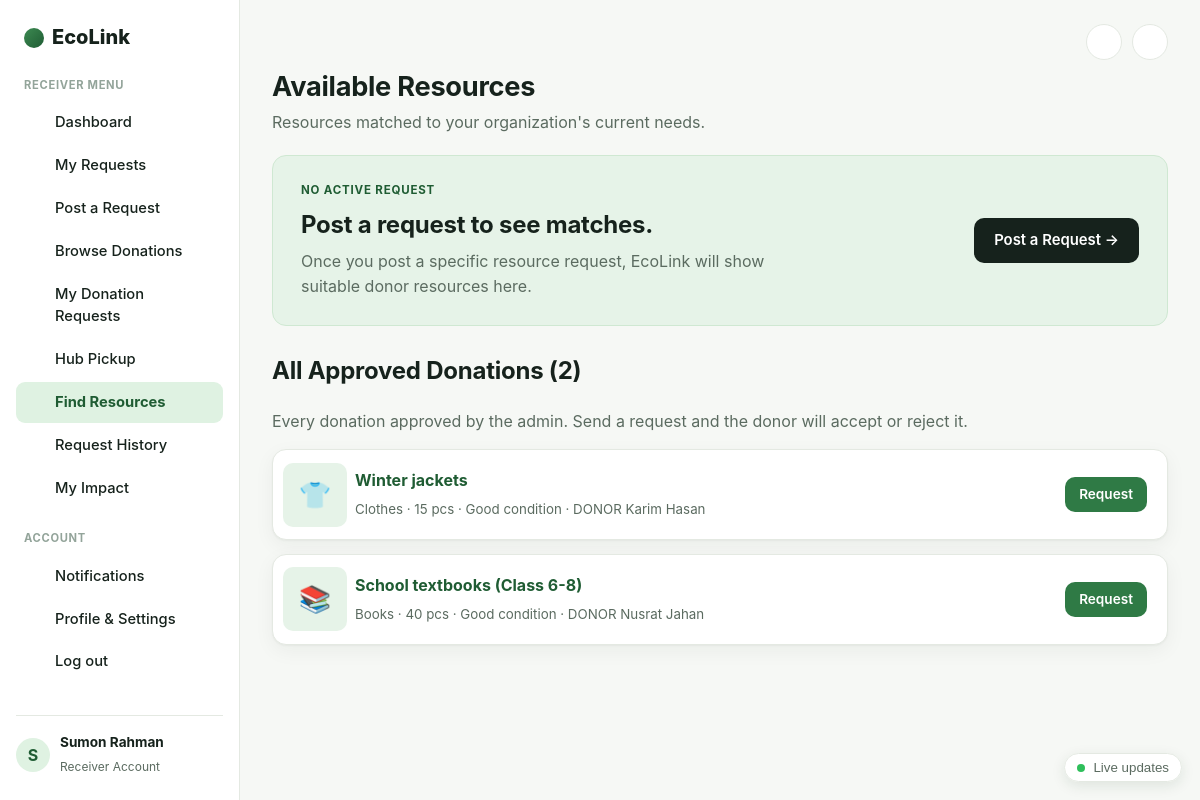
The page /receiver/find_resources.php (signed in) on the database its author committed.
### tables this page shows
CREATE TABLE IF NOT EXISTS donations (
    donation_id         INT AUTO_INCREMENT PRIMARY KEY,
    donor_id            INT NOT NULL,
    category_id         INT NOT NULL,
    title               VARCHAR(200) NOT NULL,
    description         TEXT NULL,
    quantity            INT NOT NULL DEFAULT 1,
    unit                VARCHAR(30) NOT NULL DEFAULT 'pcs',
    condition_grade     ENUM('new','like_new','good','fair') NOT NULL DEFAULT 'good',
    pickup_address      VARCHAR(255) NOT NULL,
    latitude            DOUBLE NULL,
    longitude           DOUBLE NULL,
    expiry_datetime     DATETIME NULL,
    image_path          VARCHAR(255) NULL,
    status              ENUM('pending_approval','available','matched','accepted','pickup','delivered','completed','cancelled','rejected')
                        NOT NULL DEFAULT 'pending_approval',
    matched_receiver_id INT NULL,
    matched_score       DECIMAL(6,2) NULL,
    approved_by         INT NULL,
    approved_at         DATETIME NULL,
    rejection_reason    VARCHAR(255) NULL,
    created_at          TIMESTAMP NOT NULL DEFAULT CURRENT_TIMESTAMP,
    updated_at          TIMESTAMP NOT NULL DEFAULT CURRENT_TIMESTAMP ON UPDATE CURRENT_TIMESTAMP,
    INDEX idx_don_status (status),
    INDEX idx_don_donor (donor_id),
    INDEX idx_don_receiver (matched_receiver_id),
    INDEX idx_don_cat (category_id),
    CONSTRAINT fk_don_donor FOREIGN KEY (donor_id) REFERENCES users(user_id) ON DELETE CASCADE,
    CONSTRAINT fk_don_cat   FOREIGN KEY (category_id) REFERENCES resource_categories(category_id)
);

CREATE TABLE IF NOT EXISTS resource_categories (
    category_id     INT AUTO_INCREMENT PRIMARY KEY,
    name            VARCHAR(60) NOT NULL,
    weight_urgency  DECIMAL(4,2) NOT NULL DEFAULT 0.25,
    weight_distance DECIMAL(4,2) NOT NULL DEFAULT 0.25,
    weight_demand   DECIMAL(4,2) NOT NULL DEFAULT 0.30,
    weight_capacity DECIMAL(4,2) NOT NULL DEFAULT 0.20,
    UNIQUE KEY uq_cat_name (name)
);

CREATE TABLE IF NOT EXISTS users (
    user_id             INT AUTO_INCREMENT PRIMARY KEY,
    full_name           VARCHAR(120) NOT NULL,
    email               VARCHAR(190) NOT NULL,
    phone               VARCHAR(40)  NOT NULL DEFAULT '',
    password_hash       VARCHAR(255) NOT NULL,
    role                ENUM('donor','receiver','admin','hub') NOT NULL,
    organization_name   VARCHAR(160) NULL,
    address             VARCHAR(255) NULL,
    pickup_area         VARCHAR(160) NULL,
    latitude            DOUBLE NULL,
    longitude           DOUBLE NULL,
    capacity_score      TINYINT NOT NULL DEFAULT 5,               
    is_verified         TINYINT(1) NOT NULL DEFAULT 0,
    verification_status ENUM('pending','verified','rejected') NOT NULL DEFAULT 'pending',
    email_verified      TINYINT(1) NOT NULL DEFAULT 0,
    status              ENUM('active','suspended') NOT NULL DEFAULT 'active',
    preferred_categories VARCHAR(255) NULL,                       
    typical_quantity    INT NULL,
    preferred_condition ENUM('any','new','like_new','good','fair') NOT NULL DEFAULT 'any',
    recurring_needs     VARCHAR(255) NULL,
    need_description    TEXT NULL,
    notify_matching     TINYINT(1) NOT NULL DEFAULT 1,
    notify_lifecycle    TINYINT(1) NOT NULL DEFAULT 1,
    notify_reminders    TINYINT(1) NOT NULL DEFAULT 1,
    created_at          TIMESTAMP NOT NULL DEFAULT CURRENT_TIMESTAMP,
    UNIQUE KEY uq_users_email (email),
    INDEX idx_users_role (role, status)
);

### config/app.php (called while the page is built, shortened)
<?php
function e(string $str): string {
    return htmlspecialchars($str, ENT_QUOTES, 'UTF-8');
}

### receiver/find_resources.php (the view, shortened to what this page needs)
<?php
require_once __DIR__ . '/../config/app.php';
require_once __DIR__ . '/../includes/media.php';
$db = getDB();
$uid = currentUserId();
$activeRequest = null;
$allAvailable = $db->prepare(
    "SELECT d.*, c.name AS category_name, u.full_name AS donor_name,
            (SELECT status FROM donation_requests dr WHERE dr.donation_id = d.donation_id AND dr.receiver_id = ?) AS my_request_status
     FROM donations d
     JOIN resource_categories c ON c.category_id = d.category_id
     JOIN users u ON u.user_id = d.donor_id
     WHERE d.status = 'available' ORDER BY d.created_at DESC"
);
$allAvailable->execute([$uid]);
$allAvailable = $allAvailable->fetchAll();
$categoryIcons = ['Food' => '🍲', 'Clothes' => '👕', 'Books' => '📚', 'Electronics' => '💻', 'Furniture' => '🛋️'];
require_once __DIR__ . '/../includes/header.php';
?>
<h1>Available Resources</h1>
<p>Resources matched to your organization's current needs.</p>
<?php if (!$activeRequest): ?>
    <div class="profile-banner">
        <div>
            <div class="eyebrow">No Active Request</div>
            <h2>Post a request to see matches.</h2>
            <p>Once you post a specific resource request, EcoLink will show suitable donor resources here.</p>
        </div>
        <a class="btn-primary" href="<?= BASE_URL ?>/receiver/post_request.php">Post a Request →</a>
    </div>
<?php endif; ?>
<h2>All Approved Donations (<?= count($allAvailable) ?>)</h2>
<p style="color:var(--ink-soft);">Every donation approved by the admin. Send a request and the donor will accept or reject it.</p>
<?php foreach ($allAvailable as $d): ?>
    <div class="resource-row">
        <div class="icon" style="background:none;"><?= donationThumb($d, $categoryIcons[$d['category_name']] ?? '📦', 64) ?></div>
        <div class="info">
            <h4><a href="<?= donationUrl((int)$d['donation_id']) ?>"><?= e($d['title']) ?></a></h4>
            <small><?= e($d['category_name']) ?> · <?= (int)$d['quantity'] ?> <?= e($d['unit']) ?> · <?= e(ucfirst(str_replace('_',' ',$d['condition_grade']))) ?> condition · DONOR <?= e($d['donor_name']) ?></small>
        </div>
        <?php if ($d['my_request_status'] === 'pending'): ?>
            <span class="badge badge-pending">Request sent</span>
        <?php elseif ($d['my_request_status'] === 'accepted'): ?>
            <span class="badge badge-accepted">Accepted</span>
        <?php else: ?>
            <a class="btn-accent btn-small" href="<?= BASE_URL ?>/receiver/browse_donations.php">Request</a>
        <?php endif; ?>
    </div>
<?php endforeach; ?>
<?php require_once __DIR__ . '/../includes/footer.php'; ?>

### includes/media.php (shortened to what this page needs)
<?php
function donationUrl(int $donationId): string
{
    return BASE_URL . '/donation_view.php?id=' . $donationId;
}
function donationThumb(array $d, string $icon = '📦', int $size = 84): string
{
    $url = donationUrl((int)$d['donation_id']);
    $style = "width:{$size}px;height:{$size}px;border-radius:10px;object-fit:cover;display:flex;align-items:center;justify-content:center;background:var(--mint);font-size:" . (int)($size / 2.4) . "px;flex-shrink:0;";
    return '<a href="' . $url . '" title="Tap to see details" style="' . $style . 'text-decoration:none;">' . $icon . '</a>';
}

### assets/css/style.css (style rules this page uses)
:root { --ink: #16221c; --ink-soft: #5b6b60; --line: #e4e9e2; --bg: #f6f8f5; --card: #ffffff; --mint: #e6f3e8; --mint-line: #cfe8d2; --forest: #14361f; --forest-2: #1f5c33; --green: #2f7a45; --green-light: #dff2e2; --amber-bg: #fdf1d8; --amber-text: #92650b; --blue-bg: #e2edfb; --blue-text: #1f5aa8; --purple-bg: #f0e6fb; --purple-text: #6b3fa0; --teal-bg: #dcf3ee; --teal-text: #147865; --gray-bg: #eef1ee; --gray-text: #5b6b60; --red-bg: #fbe3e1; --red-text: #a13327; --radius: 14px; --radius-sm: 10px; --shadow: 0 1px 2px rgba(20,30,20,0.04), 0 6px 20px rgba(20,30,20,0.05); }
* { box-sizing: border-box; }
body { margin: 0; font-family: -apple-system, BlinkMacSystemFont, 'Segoe UI', Inter, Roboto, Arial, sans-serif; color: var(--ink); background: var(--bg); line-height: 1.55; -webkit-font-smoothing: antialiased; }
a { color: var(--forest-2); text-decoration: none; }
h1, h2, h3 { color: var(--ink); letter-spacing: -0.01em; }
main.app-main > h1:first-of-type, .app-main h1 { font-size: 1.7rem; margin: 4px 0 2px; }
.app-main > p:first-of-type, .page-subtitle { color: var(--ink-soft); margin: 0 0 20px; }
.btn-primary, .btn-secondary, .btn-small, .btn-accent { display: inline-flex; align-items: center; justify-content: center; gap: 6px; border: none; padding: 11px 20px; border-radius: 10px; font-weight: 600; cursor: pointer; font-size: 0.93rem; font-family: inherit; }
.btn-primary { background: var(--ink); color: #fff; }
.btn-accent { background: var(--green); color: #fff; }
.btn-small { padding: 7px 14px; font-size: 0.85rem; }
.profile-banner { background: var(--mint); border: 1px solid var(--mint-line); border-radius: var(--radius); padding: 26px 28px; display: flex; justify-content: space-between; align-items: center; gap: 20px; margin: 18px 0 26px; flex-wrap: wrap; }
.profile-banner .eyebrow { text-transform: uppercase; font-size: 0.72rem; letter-spacing: 0.07em; color: var(--forest-2); font-weight: 700; margin-bottom: 6px; }
.profile-banner h2 { font-size: 1.5rem; margin: 0 0 6px; }
.profile-banner p { margin: 0; color: var(--ink-soft); max-width: 520px; }
.resource-row { display: flex; align-items: center; gap: 18px; background: var(--card); border: 1px solid var(--line); border-radius: var(--radius); box-shadow: var(--shadow); padding: 18px 20px; margin-bottom: 14px; flex-wrap: wrap; }
.resource-row .icon { width: 44px; height: 44px; border-radius: 10px; background: var(--green-light); display: flex; align-items: center; justify-content: center; font-size: 1.3rem; flex-shrink: 0; }
.resource-row .info { flex: 1; min-width: 200px; }
.resource-row .info h4 { margin: 0 0 3px; }
.resource-row .info small { color: var(--ink-soft); }
.app-main h1, .app-main h2, .app-main h3 { overflow-wrap: anywhere; }

### rows shown on the page
donations: icon "👕", title "Winter jackets", category.name "Clothes", quantity "15", unit "pcs", condition_grade "Good", donor.full_name "Karim Hasan"
donations: icon "📚", title "School textbooks (Class 6-8)", category.name "Books", quantity "40", unit "pcs", condition_grade "Good", donor.full_name "Nusrat Jahan"

### other values the page prints
$menu['label'] "RECEIVER MENU"
$item['label'] "Dashboard"
$item['label'] "My Requests"
$item['label'] "Post a Request"
$item['label'] "Browse Donations"
$item['label'] "My Donation Requests"
$item['label'] "Hub Pickup"
$item['label'] "Find Resources"
$item['label'] "Request History"
$item['label'] "My Impact"
substr($_SESSION['full_name'] ?? 'U', 0, 1) "S"
$_SESSION['full_name'] "Sumon Rahman"
currentUserRole() "Receiver"
count($allAvailable) "2"
